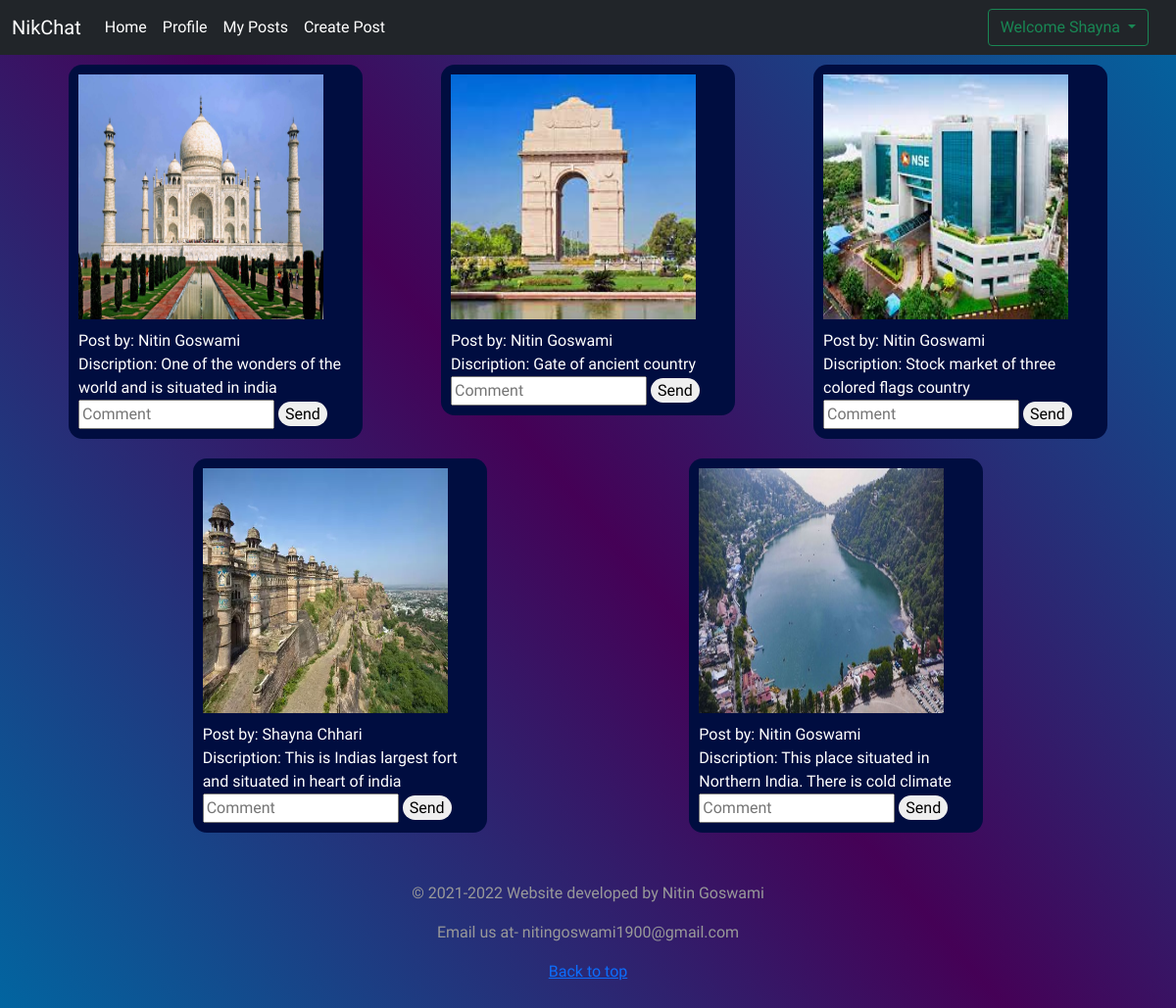
The app's page /profile/ (signed in) with its own data.
### user/models.py (models this page shows, shortened)
class User(AbstractUser):
    username = None
    email = models.EmailField(unique=True)
    age = models.IntegerField(null=True, blank=True)
    username = models.CharField(max_length=50, default="")
    address = models.TextField(default="")
    image = models.ImageField(upload_to ='user/images', null = True, blank = True)
    USERNAME_FIELD = 'email'
    REQUIRED_FIELDS = []
    object = CustomUserManager()

class Post(models.Model):
    user = models.ForeignKey(User, on_delete=models.CASCADE, related_name="user")
    image = models.ImageField(upload_to ='post/images', null = True, blank = True)
    dsc = models.CharField(max_length=500)
    winner = models.CharField(max_length=100, null = True, blank = True)
    pass

### user/views.py (the view, shortened to what this page needs)
# urls.py: path('', views.index, name="home"),
def index(request, *args, **kwargs):
    if request.user.is_anonymous:
        return redirect("/login")
    context = {}
    posts = Post.objects.all()
    context['posts'] = posts
    return render(request, 'index.html', context)

### user/templates/index.html (shortened to what this page needs)
{% extends 'base.html' %}
{% block body %}
<div class="postbody">
    {% for post in posts %}
    <div class="postbox">
        <div class="image">
            <img src="{{post.image.url}}" alt="">
        </div>
        <div class="name">
            Post by: {{post.user.first_name}} {{post.user.last_name}}
        </div>
        <div class="discription">
            Discription: {{post.dsc}}
        </div>
        <form method="POST">
            <div class="comment">
                <input type="text" name="comment" placeholder="Comment">
                <button type="submit">Send</button>
            </div>
        </form>
    </div>
    {% endfor %}
</div>
{% endblock body %}

### user/templates/base.html (shortened to what this page needs)
<!doctype html>
<html lang="en">
  <head>
    <link href="https://cdn.jsdelivr.net/npm/bootstrap@5.1.3/dist/css/bootstrap.min.css" rel="stylesheet">
    <link rel="stylesheet" href="/static/base.css">
    <link rel="stylesheet" href="/static/login.css">
    <link rel="stylesheet" href="/static/index.css">
    <link rel="stylesheet" href="/static/signup.css">
    <link rel="stylesheet" href="/static/mypost.css">
    <link rel="stylesheet" href="/static/profile.css">
    <link rel="stylesheet" href="/static/perticularPost.css">
  </head>
  <body>
    <nav class="navbar navbar-expand-lg navbar-dark bg-dark">
        <div class="container-fluid">
            <a class="navbar-brand" href="#">NikChat</a>
            <div class="collapse navbar-collapse" id="navbarSupportedContent">
                <ul class="navbar-nav me-auto mb-2 mb-lg-0">
                    {% if request.user.id != None %}
                    <li class="nav-item">
                        <a class="nav-link active" aria-current="page" href="/">Home</a>
                    </li>
                    <li class="nav-item">
                        <a class="nav-link active" href="{% url 'profile:profile' user_id=request.user.id %}">Profile</a>
                    </li>
                    <li class="nav-item">
                        <a class="nav-link active" href="{% url 'user:myPosts'%}">My Posts</a>
                    </li>
                    <li class="nav-item">
                        <a class="nav-link active" href="{% url 'user:createPost' user_id=request.user.id %}">Create Post</a>
                    </li>
                    {% endif %}
                </ul>
                {% if user.is_authenticated %}
                <div class="btn-group mx-2">
                    <button type="button" class="btn btn-outline-success dropdown-toggle" data-bs-toggle="dropdown"
                        aria-expanded="false" style="position: relative; left: -8px; margin:0;">
                        Welcome {{request.user.first_name}}
                    </button>
                </div>
                {% else %}
                <div class="button"><a href="/login" class="btn btn-outline-success mx-2">Login</a></div>
                <div class="button"><a href="/signup" class="btn btn-outline-success">Sign Up</a></div>
                {% endif %}
            </div>
        </div>
    </nav>
    {% block body %} {% endblock body %}
    <footer class="blog-footer">
        <p>&copy; 2021-2022 Website developed by Nitin Goswami</p>
        <p>Email us at- nitingoswami1900@gmail.com</p>
        <p>
            <a href="#">Back to top</a>
        </p>
    </footer>
</body>
</html>

### static/base.css (style rules this page uses)
html { min-height: -webkit-fill-available; }
body { background: linear-gradient(50deg, #0166a1, #450156, #0166a1) center center/cover; color: rgb(211, 187, 196); font-family: 'Baloo Chettan 2', cursive; }
.blog-footer { padding: 2.5rem 0; color: #999; text-align: center; }
.blog-footer p:last-child { margin-bottom: 0; }

### static/index.css (style rules this page uses)
.postbox img { width: 250px; height: 250px; }
.postbox .image { margin-bottom: 10px; }
.postbody { display: flex; flex-wrap: wrap; justify-content: space-evenly; }
.postbox { margin: 10px; width: 300px; height: fit-content; color: white; padding: 10px; background: #000d40; border-radius: 14px; }
.comment button { border-radius: 20px; border: none; height: 25px; width: 50px; }
.comment input { width: 200px; }

### records on screen
User: user.first_name "Shayna"
Post: image (picture), user.first_name "Nitin", user.last_name "Goswami", dsc "One of the wonders of the world and is situated in india"
Post: image (picture), user.first_name "Nitin", user.last_name "Goswami", dsc "Gate of ancient country"
Post: image (picture), user.first_name "Nitin", user.last_name "Goswami", dsc "Stock market of three colored flags country"
Post: image (picture), user.first_name "Shayna", user.last_name "Chhari", dsc "This is Indias largest fort and situated in heart of india"
Post: image (picture), user.first_name "Nitin", user.last_name "Goswami", dsc "This place situated in Northern India. There is cold climate"
